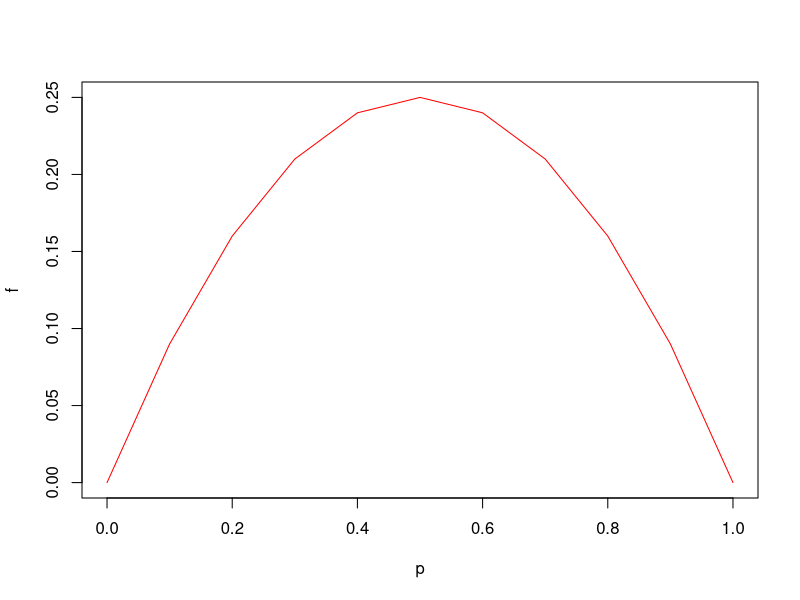
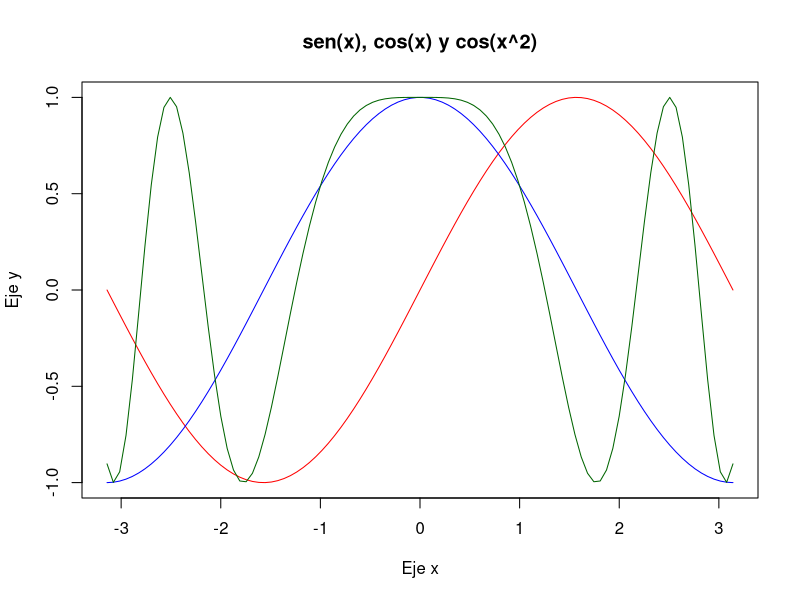
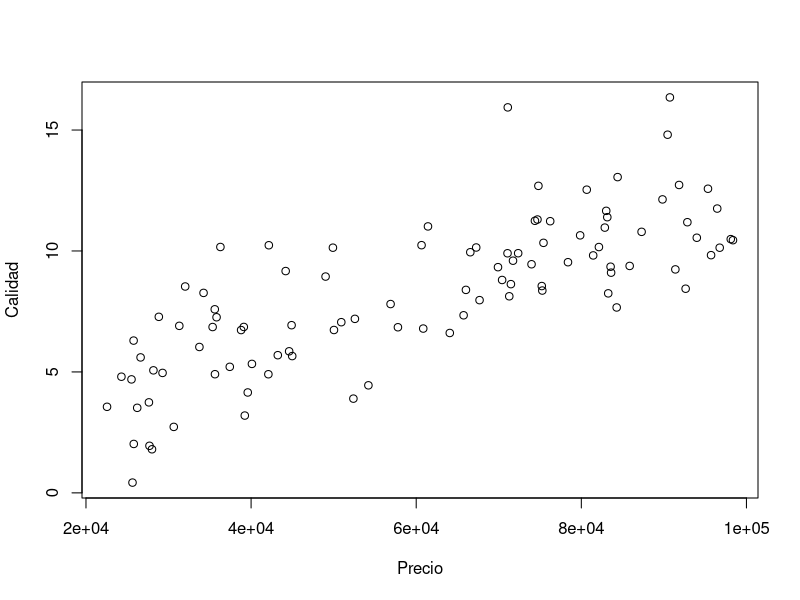
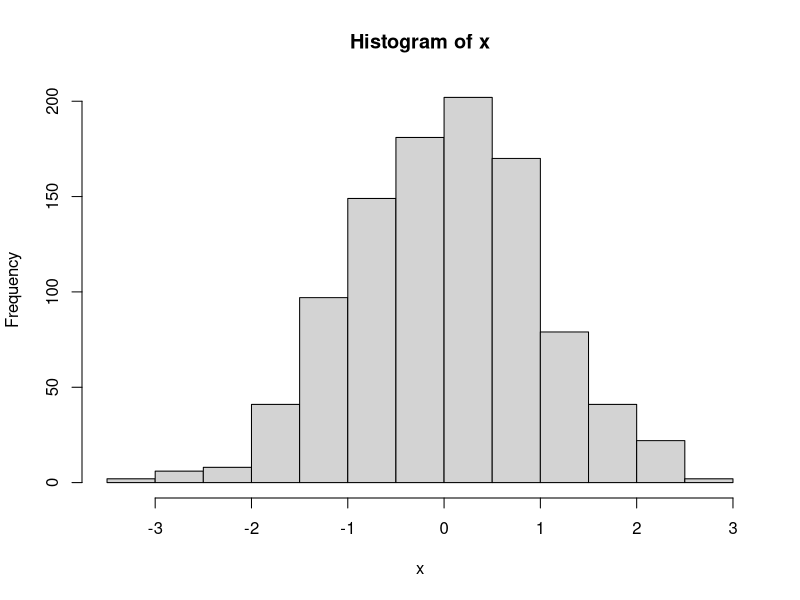
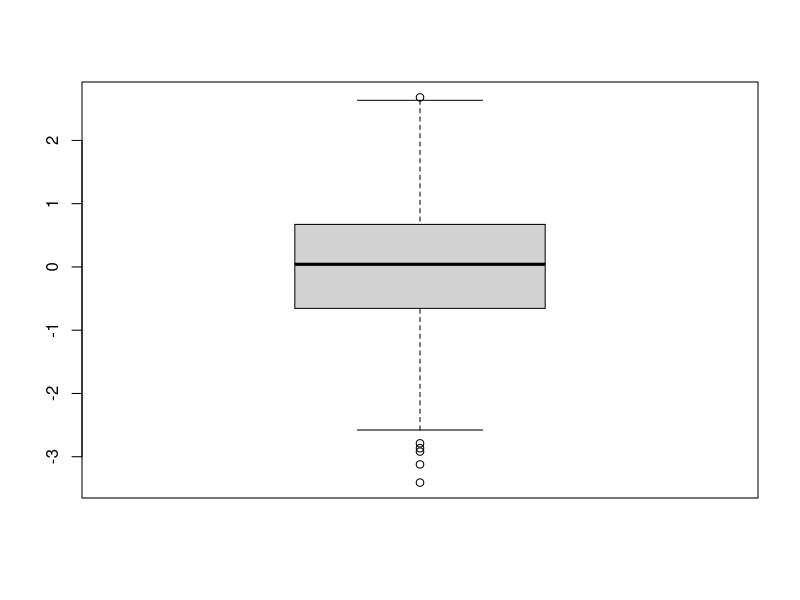
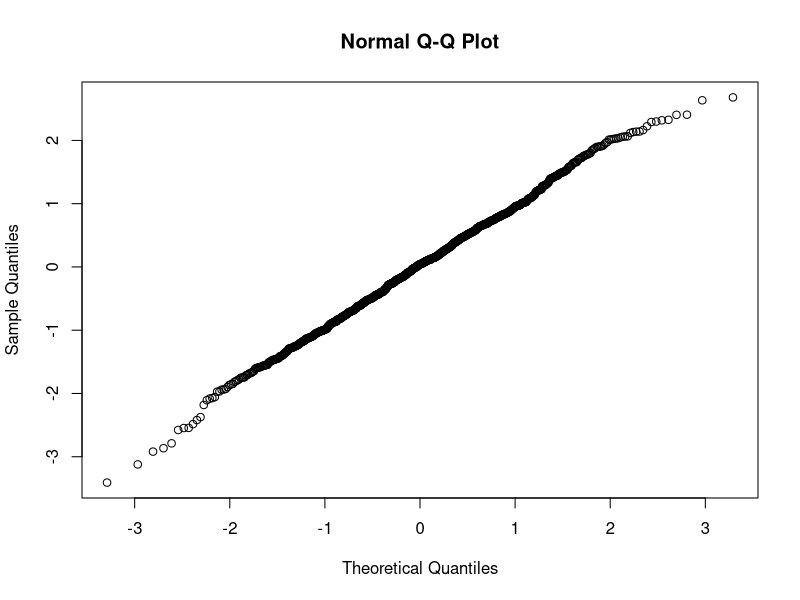

These charts were generated, in order, by the following R code:
# Ej 2
# Se busca graficar la función f(p) = p(1 − p), p ∈ (0, 1). Usar la funci´on seq() para
# crear un vector p con n´umeros de 0 a 1, espaciados por un paso de 0,2. Luego usar la
# función plot() para graficar f(p) en funci´on del vector p generado. Repetir cambiando
# el espaciado de la grilla para p.

p <- seq(0, 1, by=0.1)
f<- p * (1-p)

plot(p, f, type='l', col='red')

# Ej 3
# Generar una grilla de valores entre -50 y 50 de longitud 100 y graficar, sobre un mismo
# gráfico, las funciones sen(x), cos(x) y cos(x^2). 
# Cambiar los nombres de los ejes y agregar título al gráfico.

g<- seq(-pi,pi,len=100)

plot(g, sin(g), type='l', col='red', xlab='Eje x', ylab='Eje y', main='sen(x), cos(x) y cos(x^2)')
lines(g, cos(g), col='blue')
lines(g, cos(g^2), col='darkgreen')


# Ej 4
autos<-read.table('autos.txt', header = TRUE)

# a)
tercera_fila<-autos[3,]

# b)
segunda_columna<-autos[,2]

# c)
calidad_del_mas_barat<- autos$calidad[autos$precio==min(autos$precio)]

# d)
print(sum(autos$precio[1:4]))

# e)
apply(autos,2,sum)

# f)
plot(autos$precio, autos$calidad, xlab='Precio', ylab='Calidad')

# g)
autos_ordenados_por_precio <- autos[order(autos$precio),]


# Ej 5
mtcars <- mtcars

# a)
rownames(mtcars[mtcars$gear == 4, ])

# b) 
rownames(mtcars[mtcars$gear==4 & mtcars$am==1, ])

# d)
mtcars$am <- as.factor(mtcars$am)


# Ej 6

x <- rnorm(1000, mean = 0)

hist(x)
boxplot(x)
qqnorm(x)
